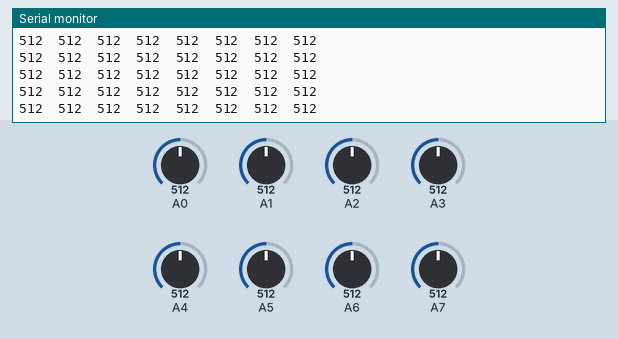
Recording of a sketch running on a simulated Arduino Uno, built with avr-gcc and run on an emulated ATmega328P. Parts: the last lines printed to the serial monitor. The inputs (shaded band) are chosen by the test bench; at power-on: A0 = 512, A3 = 512, A1 = 512, A2 = 512, A4 = 512, A5 = 512, A6 = 512, A7 = 512.

Above: at 1.2 s.
1.3 s: A0 set to 109
At 1.44 s:
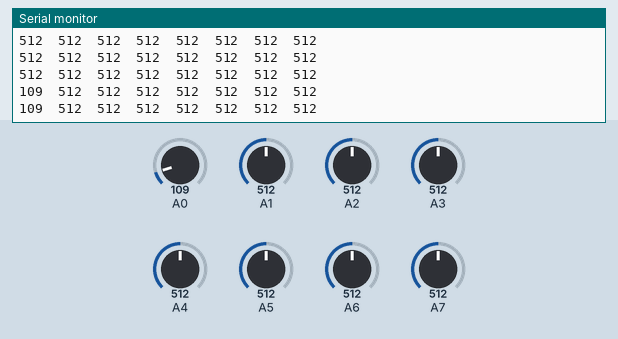
4.3 s: A0 set to 93
At 4.3 s:
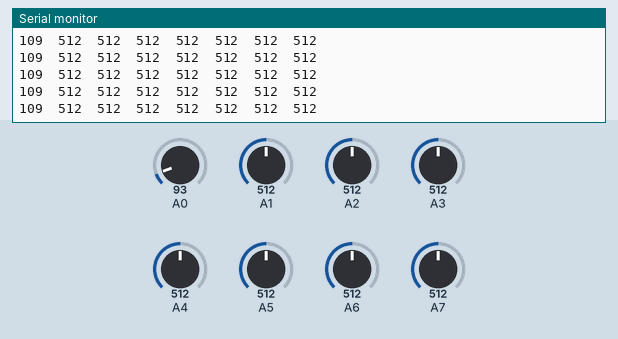
10.3 s: A3 set to 104
At 10.33 s:
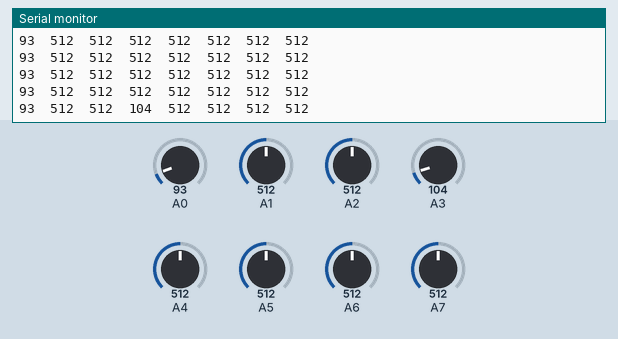
13.3 s: A3 set to 90
At 13.3 s:
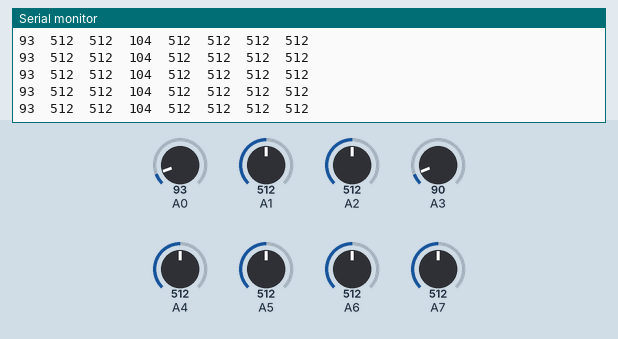
Timing chart, 0 to 15.8 s (numbered marks = the images above; inputs shaded):
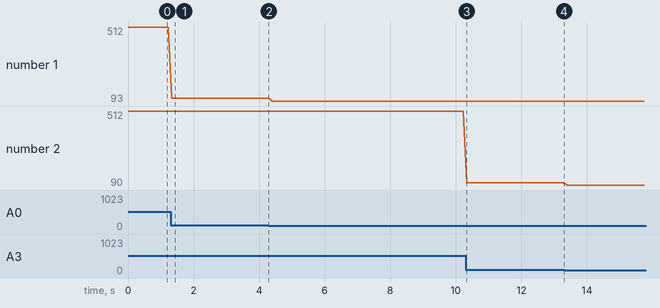

The sketch:

sketch_dec04b.ino
```cpp
void setup() {
Serial.begin(9600);
}
int a[8];
void loop() {
  for(int i=0;i<8;i++)
  {
    a[i]=analogRead(i);
  }
   for(int i=0;i<8;i++)
  {
    Serial.print(a[i]);Serial.print("  ");
  }Serial.println();
  delay(100);
}
```

Measured:
- after the input at 1.3 s, the serial monitor: prints a new line at once (image 1)
- after the input at 10.3 s, the serial monitor: prints a new line at once (image 3)
- plotted number 1: 512 → 109 after the input at 1.3 s, 109 → 93 after the input at 4.3 s
- plotted number 2: 512 → 104 after the input at 10.3 s, 104 → 90 after the input at 13.3 s
